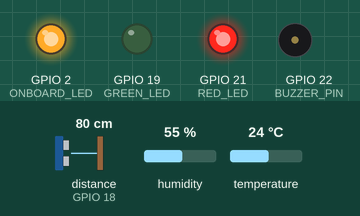
Simulated run of this sketch. Board: ESP32. On the bench: output pins drawn as LEDs (lit = HIGH), buzzer (waves = sounding, pin HIGH). Wiring (inferred from the names in the program): ultrasonic range finder: trigger GPIO 5; echo GPIO 18. The test bench sets the inputs (shaded band); at power-on: distance to the obstacle (sensor on GPIO 18) 80 cm, humidity 55 %, temperature 24 °C. The echo pulse lasts 58.3 µs per cm; WiFi joins after 1.5 s; servers stay silent unless stated; uploads are accepted with an empty reply; pins used as bus, display or sensor lines are not drawn; what the sketch prints to the serial monitor is not drawn.

Above: at 3.7 s.
3.8 s: distance to the obstacle (sensor on GPIO 18) set to 8 cm
9.6 s: distance to the obstacle (sensor on GPIO 18) set to 5 cm
At 13.8 s:
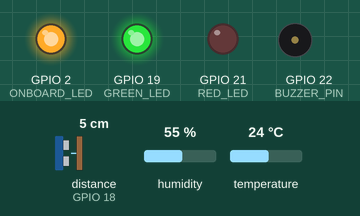
15.4 s: distance to the obstacle (sensor on GPIO 18) set to 9 cm
At 18.7 s:
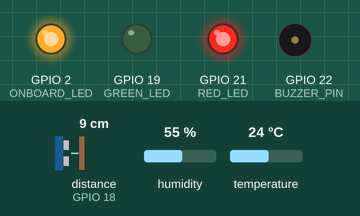
21.2 s: distance to the obstacle (sensor on GPIO 18) set to 2 cm
At 24.7 s:
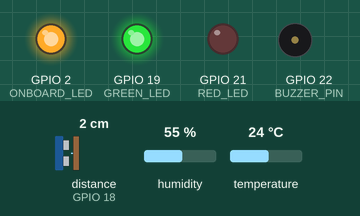
Timing chart, 0 to 26.2 s (numbered marks = the images above; inputs shaded):
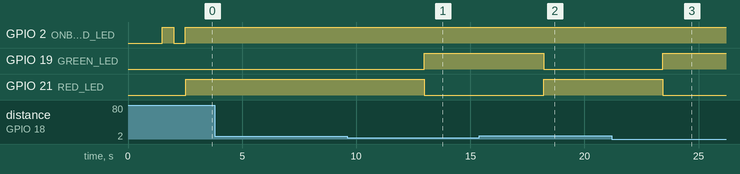

The sketch:

no_wifi_code_to_test_the_circuit.ino
```cpp
#include <WiFi.h>
#include <HTTPClient.h>
#include "DHT.h"
#include <ArduinoJson.h>

// ----------------------------------------------------------------
// 1. NETWORK & SECURITY SETTINGS (Update these!)
// ----------------------------------------------------------------
const char* ssid = "Nighthawk-7";
const char* password = "82148214";

// Replace YOUR_COMPUTER_IP with your actual local IP (e.g., 192.168.1.50)
const char* serverUrl = "http://10.109.149.220:3000/api/iot/log";
const char* apiKey = "alpha47_iot_api_key";

// ----------------------------------------------------------------
// 2. HARDWARE PINS
// ----------------------------------------------------------------
#define DHTPIN 4
#define DHTTYPE DHT11

#define TRIG_PIN 5
#define ECHO_PIN 18

#define GREEN_LED 19
#define RED_LED 21
#define BUZZER_PIN 22

#define ONBOARD_LED 2

String deviceID = "ESP32_MAIN_01";
const int DOOR_THRESHOLD_CM = 5;

DHT dht(DHTPIN, DHTTYPE);

void setup() {
  Serial.begin(115200);
  delay(1000);

  // Initialize Pins
  pinMode(TRIG_PIN, OUTPUT);
  pinMode(ECHO_PIN, INPUT);
  pinMode(GREEN_LED, OUTPUT);
  pinMode(RED_LED, OUTPUT);
  pinMode(BUZZER_PIN, OUTPUT);
  pinMode(ONBOARD_LED, OUTPUT);

  dht.begin();

  // Connect to Wi-Fi
  Serial.print("\nConnecting to Wi-Fi: ");
  Serial.println(ssid);
  WiFi.begin(ssid, password);

  while (WiFi.status() != WL_CONNECTED) {
    delay(500);
    Serial.print(".");
    digitalWrite(ONBOARD_LED, !digitalRead(ONBOARD_LED));
  }

  digitalWrite(ONBOARD_LED, HIGH);

  Serial.println("\n✅ Wi-Fi Connected!");
  Serial.print("ESP32 IP Address: ");
  Serial.println(WiFi.localIP());
}

void loop() {
  if (WiFi.status() == WL_CONNECTED) {

    digitalWrite(ONBOARD_LED, HIGH);

    // 1. Read Sensors (WITH FAULT TOLERANCE)
    float h = dht.readHumidity();
    float t = dht.readTemperature();

    // If the sensor is broken/unplugged, default to 0 instead of crashing
    if (isnan(h) || isnan(t)) {
      Serial.println("⚠️ DHT Sensor missing/broken. Defaulting to 0.");
      h = 0.0;
      t = 0.0;
    }

    // 2. Read Distance
    digitalWrite(TRIG_PIN, LOW);
    delayMicroseconds(2);
    digitalWrite(TRIG_PIN, HIGH);
    delayMicroseconds(10);
    digitalWrite(TRIG_PIN, LOW);

    long duration = pulseIn(ECHO_PIN, HIGH);
    int distance_cm = duration * 0.034 / 2;

    // 3. Determine Door Status & Control LEDs locally
    String doorStatus;
    if (distance_cm > DOOR_THRESHOLD_CM) {
      doorStatus = "OPEN";
      digitalWrite(RED_LED, HIGH);
      digitalWrite(GREEN_LED, LOW);
    } else {
      doorStatus = "CLOSED";
      digitalWrite(RED_LED, LOW);
      digitalWrite(GREEN_LED, HIGH);
    }

    // 4. Build JSON Payload
    String jsonPayload = "{";
    jsonPayload += "\"device_id\":\"" + deviceID + "\",";
    jsonPayload += "\"temperature\":" + String(t) + ",";
    jsonPayload += "\"humidity\":" + String(h) + ",";
    jsonPayload += "\"door_status\":\"" + doorStatus + "\"";
    jsonPayload += "}";

    // 5. Send POST Request to the Laptop
    HTTPClient http;
    http.begin(serverUrl);
    http.addHeader("Content-Type", "application/json");
    http.addHeader("x-api-key", apiKey);

    Serial.println("\n📡 Sending Data | Door: " + doorStatus + " | Dist: " + String(distance_cm) + "cm");

    int httpResponseCode = http.POST(jsonPayload);

    // 6. Handle Command & Control (Buzzer ONLY)
    if (httpResponseCode > 0) {
      String response = http.getString();
      StaticJsonDocument<200> doc;
      DeserializationError error = deserializeJson(doc, response);

      if (!error) {
        bool soundAlarm = doc["command"]["sound_alarm"];

        if (soundAlarm) {
          Serial.println("   🚨 SERVER COMMAND: ALARM TRIGGERED!");
          digitalWrite(BUZZER_PIN, HIGH); // 🔥 SOUND THE SIREN!
        } else {
          Serial.println("   ✅ SERVER COMMAND: Area Secure.");
          digitalWrite(BUZZER_PIN, LOW);  // 🔇 SILENCE THE SIREN!
        }
      }
    } else {
      Serial.print("❌ Error on sending POST: ");
      Serial.println(httpResponseCode);
    }

    http.end();

    // Wait 5 seconds before next reading
    delay(5000);

  } else {
    // IF THE HOTSPOT DROPS:
    Serial.println("\n⚠️ Wi-Fi Disconnected. Attempting to reconnect...");

    digitalWrite(GREEN_LED, LOW);
    digitalWrite(RED_LED, LOW);
    digitalWrite(BUZZER_PIN, LOW);

    WiFi.disconnect();
    WiFi.begin(ssid, password);

    while (WiFi.status() != WL_CONNECTED) {
      delay(250);
      Serial.print(".");
      digitalWrite(ONBOARD_LED, !digitalRead(ONBOARD_LED));
    }

    Serial.println("\n✅ Wi-Fi Reconnected!");
    digitalWrite(ONBOARD_LED, HIGH);
  }
}
```

Measured:
- the behaviour switches between 7 and 6 cm on distance to the obstacle (sensor on GPIO 18) (found by bisection; images 0 and 1)
- after the input at 3.8 s, every drawn part: stays the same
- after the input at 9.6 s, GPIO 19 (GREEN_LED): LOW → HIGH after 3.4 s; GPIO 21 (RED_LED): HIGH → LOW after 3.4 s
- after the input at 15.4 s, GPIO 19 (GREEN_LED): HIGH → LOW after 2.8 s; GPIO 21 (RED_LED): LOW → HIGH after 2.8 s
- after the input at 21.2 s, GPIO 19 (GREEN_LED): LOW → HIGH after 2.2 s; GPIO 21 (RED_LED): HIGH → LOW after 2.2 s
